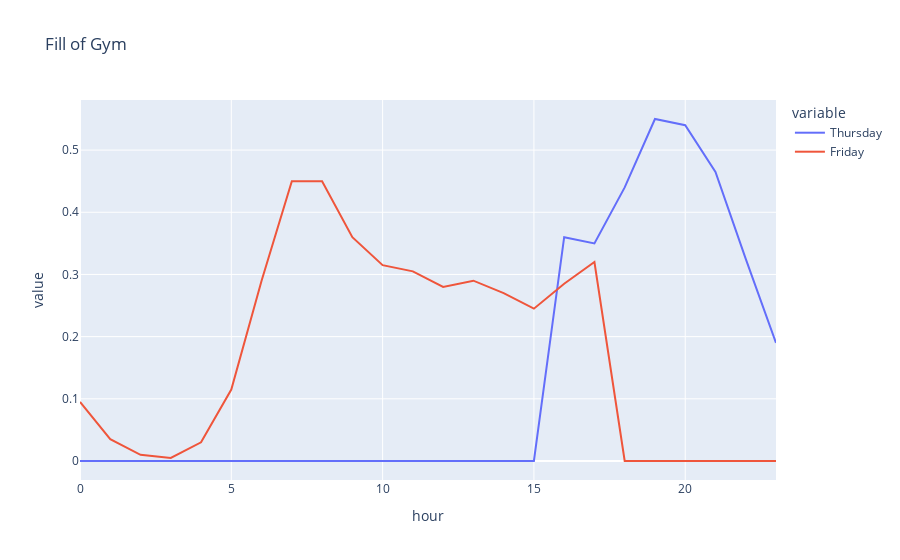

Notebook code cell kept with this figure:
### Code cell
px.line(week_df, x="hour", y=week_df.columns, title="Fill of Gym")

### Figure 1 — Plotly figure (JSON) as saved in the notebook; plotly's stock layout.template omitted (floating-point values rounded to 4 significant figures)
{"data": [{"hovertemplate": "variable=Thursday<br>hour=%{x}<br>value=%{y}<extra></extra>", "legendgroup": "Thursday", "line": {"color": "#636efa", "dash": "solid"}, "marker": {"symbol": "circle"}, "mode": "lines", "name": "Thursday", "orientation": "v", "showlegend": true, "type": "scatter", "x": [0, 1, 2, 3, 4, 5, 6, 7, 8, 9, 10, 11, 12, 13, 14, 15, 16, 17, 18, 19, 20, 21, 22, 23], "xaxis": "x", "y": [0, 0, 0, 0, 0, 0, 0, 0, 0, 0, 0, 0, 0, 0, 0, 0, 0.36, 0.35, 0.44, 0.55, 0.54, 0.465, 0.325, 0.19], "yaxis": "y"}, {"hovertemplate": "variable=Friday<br>hour=%{x}<br>value=%{y}<extra></extra>", "legendgroup": "Friday", "line": {"color": "#EF553B", "dash": "solid"}, "marker": {"symbol": "circle"}, "mode": "lines", "name": "Friday", "orientation": "v", "showlegend": true, "type": "scatter", "x": [0, 1, 2, 3, 4, 5, 6, 7, 8, 9, 10, 11, 12, 13, 14, 15, 16, 17, 18, 19, 20, 21, 22, 23], "xaxis": "x", "y": [0.095, 0.035, 0.01, 0.005, 0.03, 0.115, 0.29, 0.45, 0.45, 0.36, 0.315, 0.305, 0.28, 0.29, 0.27, 0.245, 0.285, 0.32, 0, 0, 0, 0, 0, 0], "yaxis": "y"}], "layout": {"legend": {"title": {"text": "variable"}, "tracegroupgap": 0}, "title": {"text": "Fill of Gym"}, "xaxis": {"anchor": "y", "domain": [0, 1], "title": {"text": "hour"}}, "yaxis": {"anchor": "x", "domain": [0, 1], "title": {"text": "value"}}}}
